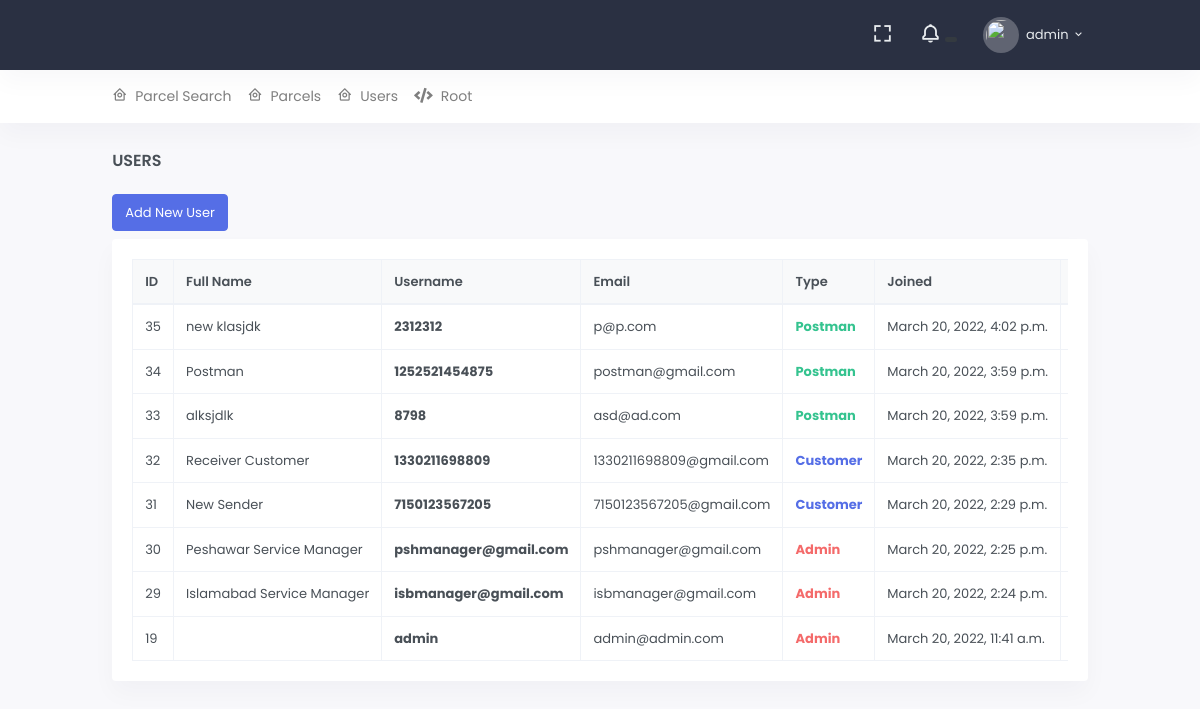
The app's page /c/user/ (signed in), older data.
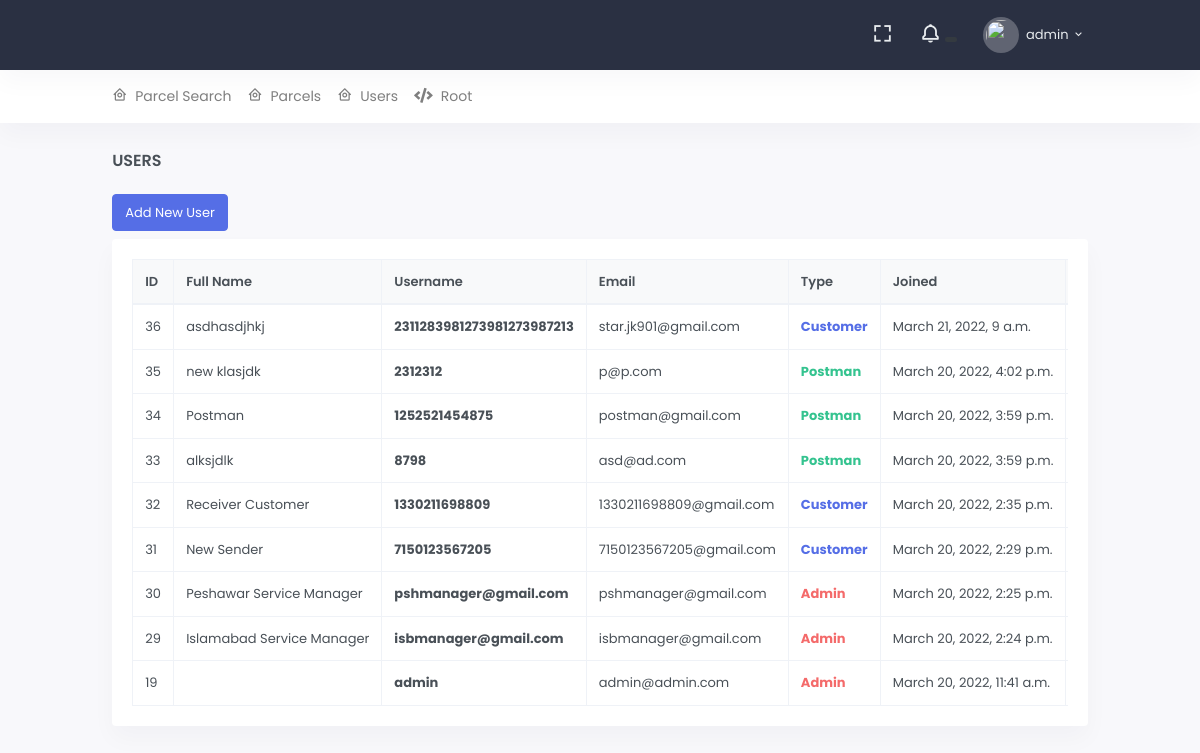
The same page, newer data.
### src/accounts/models.py (models this page shows, shortened)
class User(AbstractUser):
    profile_image = ResizedImageField(
        upload_to='account/images/profiles/', null=True, blank=True, size=[100, 100], quality=75, force_format='PNG',
        help_text='size of logo must be 100*100 and format must be png image file', crop=['middle', 'center']
    )
    phone_number = models.CharField(max_length=30, null=True, blank=True)
    cnic = models.CharField(max_length=13, null=True, blank=True,
                            help_text="13 digits cnic without -")
    address = models.TextField(max_length=30, null=True, blank=True)
    latitude = models.DecimalField(max_digits=9, decimal_places=6, default=0.00, blank=True, null=True)
    longitude = models.DecimalField(max_digits=9, decimal_places=6, default=0.00, blank=True, null=True)
    office = models.ForeignKey('api.PostOffice', null=True, blank=True, on_delete=models.SET_NULL)
    is_customer = models.BooleanField(default=True)
    is_postman = models.BooleanField(default=False)
    city = models.CharField(max_length=30, null=True, blank=True, default="Default")
    postal_code = models.IntegerField(default=0, null=True, blank=True)
    class Meta:
        ordering = ['-id']
        verbose_name = 'User'
        verbose_name_plural = 'Users'

### src/portals/customer/views.py (the view)
# urls.py: path('user/', UserListView.as_view(), name='user'),
@method_decorator(customer_decorators, name='dispatch')
class UserListView(ListView):
    queryset = User.objects.all()
    template_name = 'customer/user_list.html'

### src/portals/customer/templates/customer/user_list.html (shortened to what this page needs)
{% extends 'core/base.html' %}
{% load custom_tags %}
{% block page_heading %}
    Users
{% endblock %}
{% block content %}
    <div class="row mb-2">
        <div class="col-lg-12">
            <a href="/admin/accounts/user/add/" class="btn btn-primary">Add New User</a>
        </div>
    </div>
    <div class="row">
        <div class="col-12">
            <div class="card">
                <div class="card-body">
                    {% if user_list %}
                        <div class="table-responsive">
                            <table class="table table-bordered table-centered table-nowrap mb-0">
                                <thead class="thead-light">
                                <tr>
                                    <th>ID</th>
                                    <th>Full Name</th>
                                    <th>Username</th>
                                    <th>Email</th>
                                    <th>Type</th>
                                    <th>Joined</th>
                                    <th>Action</th>
                                </tr>
                                </thead>
                                <tbody>
                                {% for object in user_list %}
                                    <tr>
                                        <td>{{ object.pk }}</td>
                                        <td>{{ object.first_name }} {{ object.last_name }}</td>
                                        <td><b>{{ object.username }}</b></td>
                                        <td>{{ object.email }}</td>
                                        <td>
                                            {% if object.is_superuser %}
                                                <b class="text-danger">Admin</b>
                                            {% elif object.is_staff %}
                                                <b class="text-warning">Staff</b>
                                            {% elif object.is_customer %}
                                                <b class="text-primary">Customer</b>
                                            {% elif object.is_postman %}
                                                <b class="text-success">Postman</b>
                                            {% endif %}
                                        </td>
                                        <td>{{ object.date_joined }}</td>
                                        <td>
                                        </td>
                                    </tr>
                                {% endfor %}
                                </tbody>
                            </table>
                        </div>
                    {% else %}
                        <b class="text-danger">! No users found</b>
                    {% endif %}
                </div>
            </div>
        </div>
    </div>
{% endblock %}

### templates/core/base_head.html (shortened to what this page needs)
{% load static %}
<header id="page-topbar">
    <div class="navbar-header">
        <div class="d-flex">
            <div class="navbar-brand-box">
            </div>
        </div>
        <div class="d-flex">
            <div class="dropdown d-none d-lg-inline-block ml-1">
                <button type="button" class="btn header-item noti-icon waves-effect" data-toggle="fullscreen">
                    <i class="bx bx-fullscreen"></i>
                </button>
            </div>
            <div class="dropdown d-inline-block">
                <button type="button" class="btn header-item noti-icon waves-effect"
                        id="page-header-notifications-dropdown"
                        data-toggle="dropdown" aria-haspopup="true" aria-expanded="false">
                    <i class="bx bx-bell bx-tada"></i>
                    <span class="badge badge-dark badge-pill">
                    </span>
                </button>
            </div>
            <div class="dropdown d-inline-block">
                <button type="button" class="btn header-item waves-effect" id="page-header-user-dropdown"
                        data-toggle="dropdown" aria-haspopup="true" aria-expanded="false">
                    {% if request.user.profile_image %}
                        <img class="rounded-circle header-profile-user" src="{{ request.user.profile_image.url }}"
                             alt="Header Avatar">
                    {% else %}
                        <img class="rounded-circle header-profile-user" src="{% static 'core/images/no-user.png' %}">
                    {% endif %}
                    <span class="d-none d-xl-inline-block ml-1">{{ request.user.username }}</span>
                    <i class="mdi mdi-chevron-down d-none d-xl-inline-block"></i>
                </button>
            </div>
        </div>
    </div>
</header>
<div class="topnav">
    <div class="container-fluid">
        <nav class="navbar navbar-light navbar-expand-lg topnav-menu">
            <div class="collapse navbar-collapse" id="topnav-menu-content">
                <ul class="navbar-nav">
                    {% include 'core/include/admin_header.html' %}
                </ul>
            </div>
        </nav>
    </div>
</div>

Row changes from the older to the newer data that the page shows:
added User: pk "36", first_name "asdhasdjhkj", username "2311283981273981273987213", email "star.jk901@gmail.com", is_superuser "Customer", date_joined "March 21, 2022, 9 a.m."
